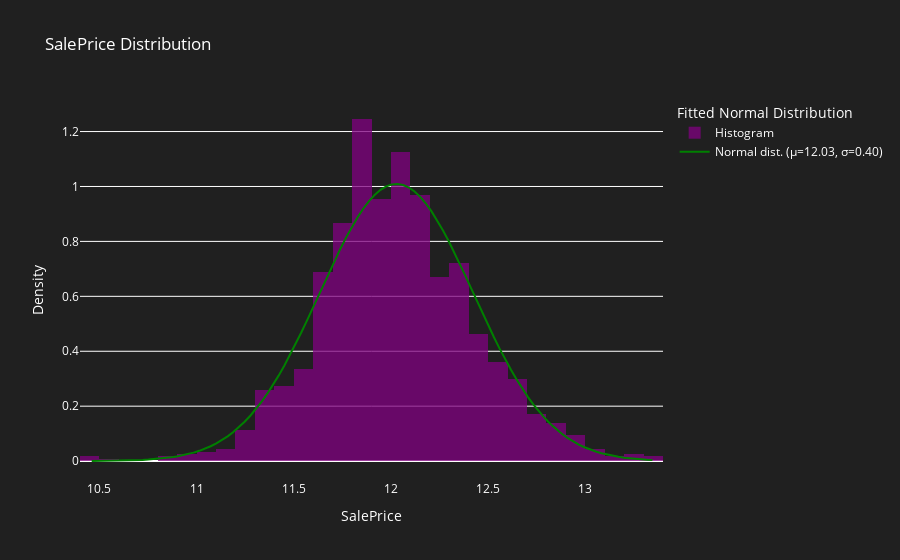
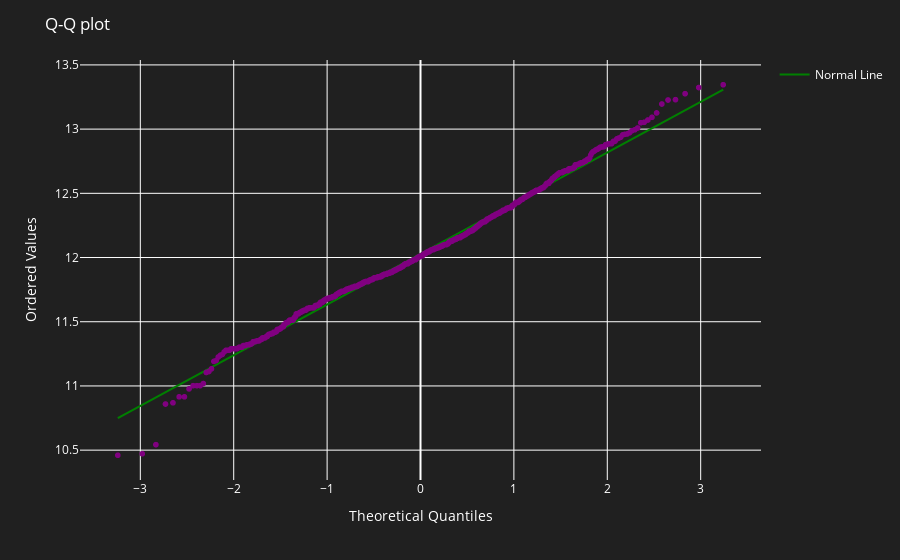

The notebook cell saved with these charts, in order:
### Markdown cell above
## Independent Vriable Normalize

### Code cell
import scipy.stats as stats

# Fit a normal distribution to the SalePrice data
mu, sigma = stats.norm.fit(y_train)

# Create a histogram of the SalePrice column
hist_data = go.Histogram(x=y_train, nbinsx=50, name="Histogram", opacity=0.75, histnorm='probability density', marker=dict(color='purple'))

# Calculate the normal distribution based on the fitted parameters
x_norm = np.linspace(y_train.min(), y_train.max(), 100)
y_norm = stats.norm.pdf(x_norm, mu, sigma)

# Create the normal distribution overlay
norm_data = go.Scatter(x=x_norm, y=y_norm, mode="lines", name=f"Normal dist. (μ={mu:.2f}, σ={sigma:.2f})", line=dict(color="green"))

# Combine the histogram and the overlay
fig = go.Figure(data=[hist_data, norm_data])

# Set the layout for the plot
fig.update_layout(
    title="SalePrice Distribution",
    xaxis_title="SalePrice",
    yaxis_title="Density",
    legend_title_text="Fitted Normal Distribution",
    plot_bgcolor='rgba(32, 32, 32, 1)',
    paper_bgcolor='rgba(32, 32, 32, 1)',
    font=dict(color='white')
)

# Create a Q-Q plot
qq_data = stats.probplot(y_train, dist="norm")
qq_fig = px.scatter(x=qq_data[0][0], y=qq_data[0][1], labels={'x': 'Theoretical Quantiles', 'y': 'Ordered Values'}, color_discrete_sequence=["purple"])
qq_fig.update_layout(
    title="Q-Q plot",
    plot_bgcolor='rgba(32, 32, 32, 1)',
    paper_bgcolor='rgba(32, 32, 32, 1)',
    font=dict(color='white')
)

# Calculate the line of best fit
slope, intercept, r_value, p_value, std_err = stats.linregress(qq_data[0][0], qq_data[0][1])
line_x = np.array(qq_data[0][0])
line_y = intercept + slope * line_x

# Add the line of best fit to the Q-Q plot
line_data = go.Scatter(x=line_x, y=line_y, mode="lines", name="Normal Line", line=dict(color="green"))

# Update the Q-Q plot with the normal line
qq_fig.add_trace(line_data)

# Show the plots
fig.show()
qq_fig.show()

### Figure 1 — Plotly figure (JSON) as saved in the notebook; plotly's stock layout.template omitted (floating-point values rounded to 4 significant figures; data arrays with more than 128 entries replaced by an {"elided": "..."} marker saying what was removed)
{"data": [{"histnorm": "probability density", "marker": {"color": "purple"}, "name": "Histogram", "nbinsx": 50, "opacity": 0.75, "type": "histogram", "x": {"elided": "1164 float values"}}, {"line": {"color": "green"}, "mode": "lines", "name": "Normal dist. (μ=12.03, σ=0.40)", "type": "scatter", "x": [10.46, 10.49, 10.52, 10.55, 10.58, 10.61, 10.64, 10.66, 10.69, 10.72, 10.75, 10.78, 10.81, 10.84, 10.87, 10.9, 10.93, 10.96, 10.98, 11.01, 11.04, 11.07, 11.1, 11.13, 11.16, 11.19, 11.22, 11.25, 11.28, 11.31, 11.33, 11.36, 11.39, 11.42, 11.45, 11.48, 11.51, 11.54, 11.57, 11.6, 11.63, 11.66, 11.68, 11.71, 11.74, 11.77, 11.8, 11.83, 11.86, 11.89, 11.92, 11.95, 11.98, 12.0, 12.03, 12.06, 12.09, 12.12, 12.15, 12.18, 12.21, 12.24, 12.27, 12.3, 12.33, 12.35, 12.38, 12.41, 12.44, 12.47, 12.5, 12.53, 12.56, 12.59, 12.62, 12.65, 12.68, 12.7, 12.73, 12.76, 12.79, 12.82, 12.85, 12.88, 12.91, 12.94, 12.97, 13.0, 13.02, 13.05, 13.08, 13.11, 13.14, 13.17, 13.2, 13.23, 13.26, 13.29, 13.32, 13.35], "y": [0.0003862, 0.000516, 0.0006857, 0.0009063, 0.001191, 0.001557, 0.002025, 0.002619, 0.003368, 0.004309, 0.005482, 0.006937, 0.008731, 0.01093, 0.01361, 0.01685, 0.02075, 0.02541, 0.03095, 0.0375, 0.04519, 0.05415, 0.06455, 0.07652, 0.09023, 0.1058, 0.1234, 0.1432, 0.1652, 0.1895, 0.2163, 0.2455, 0.2771, 0.3112, 0.3475, 0.3859, 0.4263, 0.4683, 0.5118, 0.5562, 0.6011, 0.6462, 0.6909, 0.7347, 0.7771, 0.8174, 0.8551, 0.8898, 0.9208, 0.9478, 0.9702, 0.9878, 1.0, 1.007, 1.009, 1.005, 0.9961, 0.9816, 0.9621, 0.9379, 0.9093, 0.8768, 0.8409, 0.8021, 0.761, 0.718, 0.6738, 0.6289, 0.5838, 0.539, 0.4949, 0.452, 0.4105, 0.3709, 0.3332, 0.2978, 0.2647, 0.2339, 0.2057, 0.1798, 0.1564, 0.1353, 0.1164, 0.09957, 0.08473, 0.07171, 0.06037, 0.05054, 0.04208, 0.03485, 0.0287, 0.02351, 0.01916, 0.01552, 0.01251, 0.01003, 0.007995, 0.00634, 0.005, 0.003921]}], "layout": {"autosize": true, "font": {"color": "white"}, "legend": {"title": {"text": "Fitted Normal Distribution"}}, "paper_bgcolor": "rgba(32, 32, 32, 1)", "plot_bgcolor": "rgba(32, 32, 32, 1)", "title": {"text": "SalePrice Distribution"}, "xaxis": {"autorange": true, "range": [10.4, 13.4], "title": {"text": "SalePrice"}, "type": "linear"}, "yaxis": {"autorange": true, "range": [-0.0688, 1.315], "title": {"text": "Density"}, "type": "linear"}}}

### Figure 2 — Plotly figure (JSON) as saved in the notebook; plotly's stock layout.template omitted (floating-point values rounded to 4 significant figures; data arrays with more than 128 entries replaced by an {"elided": "..."} marker saying what was removed)
{"data": [{"hovertemplate": "Theoretical Quantiles=%{x}<br>Ordered Values=%{y}<extra></extra>", "legendgroup": "", "marker": {"color": "purple", "symbol": "circle"}, "mode": "markers", "name": "", "showlegend": false, "type": "scattergl", "x": {"elided": "1164 float values"}, "xaxis": "x", "y": {"elided": "1164 float values"}, "yaxis": "y"}, {"line": {"color": "green"}, "mode": "lines", "name": "Normal Line", "type": "scatter", "x": {"elided": "1164 float values"}, "y": {"elided": "1164 float values"}}], "layout": {"autosize": true, "font": {"color": "white"}, "legend": {"tracegroupgap": 0}, "margin": {"t": 60}, "paper_bgcolor": "rgba(32, 32, 32, 1)", "plot_bgcolor": "rgba(32, 32, 32, 1)", "title": {"text": "Q-Q plot"}, "xaxis": {"anchor": "y", "autorange": true, "domain": [0, 1], "range": [-3.635, 3.635], "title": {"text": "Theoretical Quantiles"}, "type": "linear"}, "yaxis": {"anchor": "x", "autorange": true, "domain": [0, 1], "range": [10.24, 13.57], "title": {"text": "Ordered Values"}, "type": "linear"}}}
